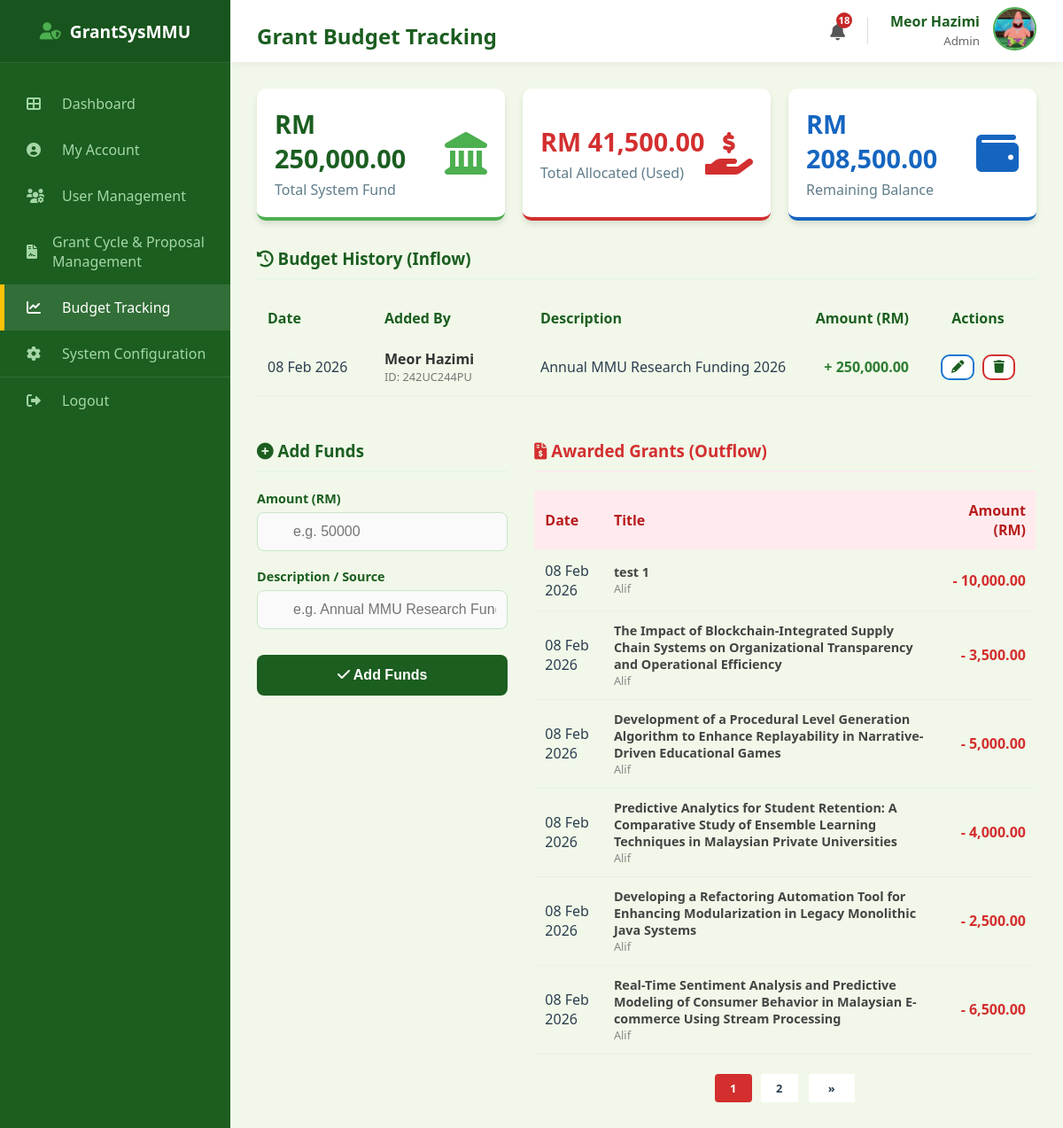
The page /admin/budget (signed in) on the database as committed earlier.
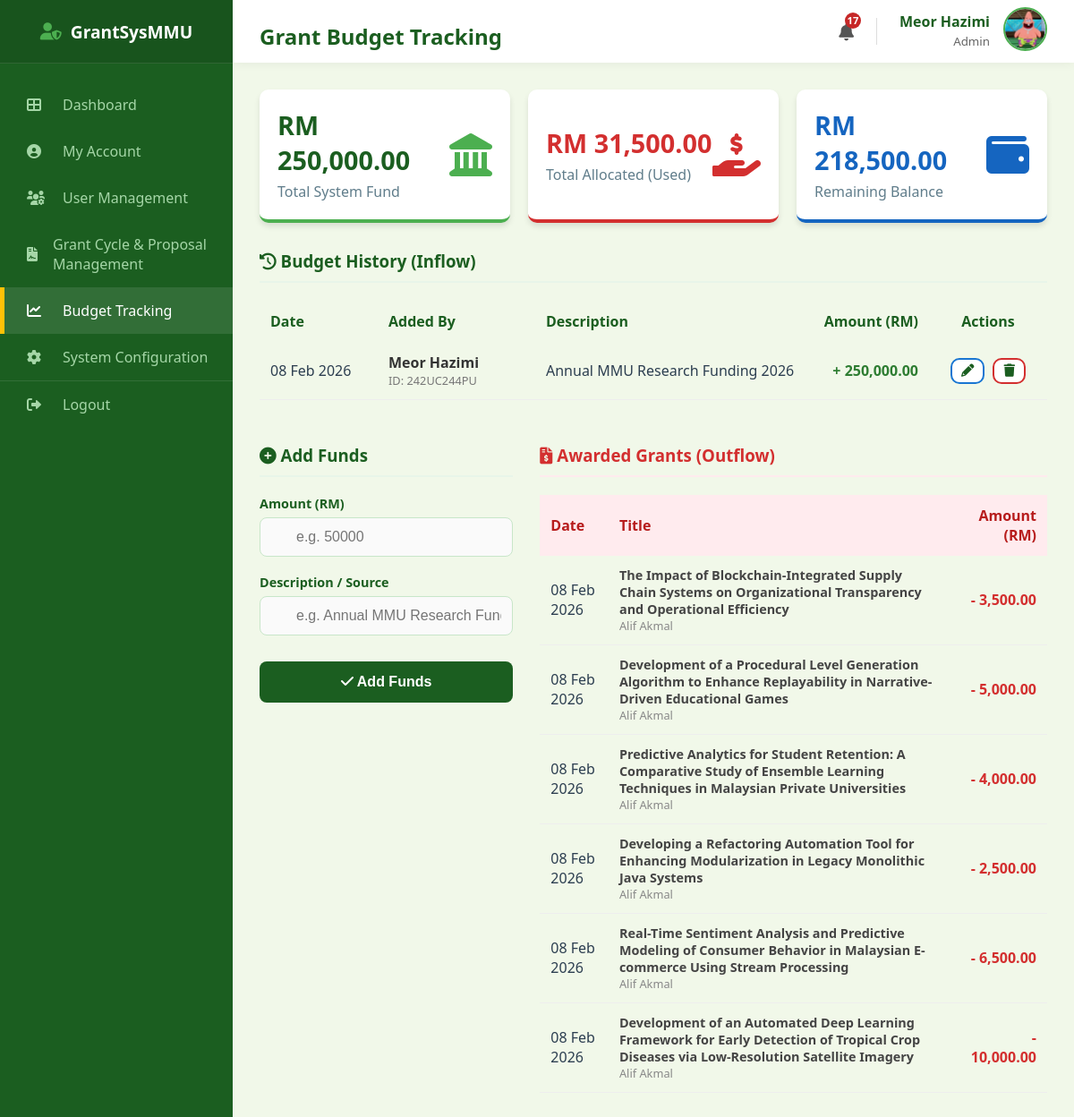
The same page on the database as committed later.
### models.py (models this page shows, shortened)
class Budget(db.Model):
    __tablename__ = "budget"
    budget_id = db.Column(db.Integer, primary_key=True)
    amount = db.Column(db.Float, nullable=False)
    description = db.Column(db.String(255), nullable=False)
    created_at = db.Column(db.DateTime, default=malaysia_now)
    admin_id = db.Column(db.String(50), db.ForeignKey("user.mmu_id"), nullable=False)
    admin = db.relationship("User", backref="budgets_added")

class User(db.Model):
    __tablename__ = "user"
    mmu_id = db.Column(db.String(15), primary_key=True)
    name = db.Column(db.String(150), nullable=False)
    email = db.Column(db.String(100), unique=True, nullable=False)
    password = db.Column(db.String(100), nullable=False)
    faculty = db.Column(db.String(100), nullable=False)
    user_role = db.Column(db.String(25), nullable=False)
    profile_image = db.Column(db.String(20), nullable=False, default="default.jpg")
    phone_number = db.Column(db.String(20), nullable=True)
    admin_profile = db.relationship(
        "Admin", backref="user_info", uselist=False, cascade="all, delete-orphan"
    )
    researcher_profile = db.relationship(
        "Researcher", backref="user_info", uselist=False, cascade="all, delete-orphan"
    )
    reviewer_profile = db.relationship(
        "Reviewer", backref="user_info", uselist=False, cascade="all, delete-orphan"
    )
    hod_profile = db.relationship(
        "HOD", backref="user_info", uselist=False, cascade="all, delete-orphan"
    )

class Grant(db.Model):
    __tablename__ = "grant"
    grant_id = db.Column(db.Integer, primary_key=True)
    grant_amount = db.Column(db.Float, nullable=False)
    award_date = db.Column(db.DateTime, default=malaysia_now)
    proposal_id = db.Column(
        db.Integer, db.ForeignKey("proposal.proposal_id"), nullable=False
    )
    proposal = db.relationship(
        "Proposal", backref=db.backref("grant_award", uselist=False)
    )

class Proposal(db.Model):
    __tablename__ = "proposal"
    proposal_id = db.Column(db.Integer, primary_key=True)
    title = db.Column(db.String(255), nullable=False)
    research_area = db.Column(db.String(100), nullable=False, default="General")
    requested_budget = db.Column(db.Float, nullable=False)
    status = db.Column(db.String(30), nullable=False, default="Draft")
    submission_date = db.Column(db.Date, default=malaysia_now)
    document_file = db.Column(db.String(100), nullable=True)
    review_score = db.Column(db.Integer, nullable=True)
    review_feedback = db.Column(db.Text, nullable=True)
    review_draft = db.Column(db.Text, nullable=True)
    researcher_id = db.Column(
        db.Integer, db.ForeignKey("researcher.researcher_id"), nullable=False
    )
    cycle_id = db.Column(
        db.Integer, db.ForeignKey("grant_cycle.cycle_id"), nullable=False
    )
    assigned_reviewer_id = db.Column(
        db.Integer, db.ForeignKey("reviewer.reviewer_id"), nullable=True
    )
    assigned_hod_id = db.Column(db.Integer, db.ForeignKey("hod.hod_id"), nullable=True)
    reviewer = db.relationship("Reviewer", foreign_keys=[assigned_reviewer_id])
    hod = db.relationship("HOD", foreign_keys=[assigned_hod_id])
    deadlines = db.relationship(
        "Deadline", backref="proposal", cascade="all, delete-orphan"
    )

### routes/admin_routes.py (the view, shortened to what this page needs)
@admin_bp.route("/admin/budget", methods=["GET", "POST"])
def admin_budget_tracking():
    if session.get("role") != "Admin":
        return redirect(url_for("admin.admin_login"))
    total_budget_in = db.session.query(func.sum(Budget.amount)).scalar() or 0.0
    total_grants_out = db.session.query(func.sum(Grant.grant_amount)).scalar() or 0.0
    current_balance = total_budget_in - total_grants_out
    budget_history = Budget.query.order_by(Budget.created_at.desc()).all()
    page = request.args.get("page", 1, type=int)
    per_page = 6
    active_grants = Grant.query.order_by(Grant.award_date.desc()).paginate(
        page=page, per_page=per_page, error_out=False
    )
    return render_template(
        "admin_budget_tracking.html",
        user=User.query.get(session["user_id"]),
        total_fund=total_budget_in,
        total_allocated=total_grants_out,
        current_balance=current_balance,
        budget_history=budget_history,
        active_grants=active_grants,
    )

### main.py (called while the page is built)
@app.context_processor
def inject_notifications():
    if "user_id" in session:
        unread = Notification.query.filter_by(recipient_id=session["user_id"], is_read=False).count()
        return dict(unread_notifications=unread)
    return dict(unread_notifications=0)

### templates/admin_budget_tracking.html (shortened to what the changed rows need)
<!DOCTYPE html>
<html lang="en">
<head>
    <link rel="stylesheet" type="text/css" href="{{ url_for('static', filename='style.css') }}">
    <link rel="stylesheet" href="https://cdnjs.cloudflare.com/ajax/libs/font-awesome/6.0.0/css/all.min.css">
</head>
<body>
    <div class="dashboard-container">
        <div class="main-content">
            <div class="top-bar">
                <h2>Grant Budget Tracking</h2>
                <div style="display: flex; align-items: center; gap: 25px;">
                    <a href="{{ url_for('auth.view_notifications') }}"
                        style="position: relative; color: #555; font-size: 1.2rem; text-decoration: none;">
                        <i class="fas fa-bell"></i>
                        {% if unread_notifications > 0 %}
                        <span
                            style="position: absolute; top: -8px; right: -8px; background: #c62828; color: white; border-radius: 50%; width: 18px; height: 18px; font-size: 0.7rem; display: flex; align-items: center; justify-content: center; font-weight: bold;">
                            {{ unread_notifications }}
                        </span>
                        {% endif %}
                    </a>
                </div>
            </div>
            <div class="content-wrapper">
                <div class="stats-grid">
                    <div class="stat-card" style="border-bottom-color: #d32f2f;">
                        <div class="stat-info">
                            <h3 style="color: #d32f2f; font-size: 1.8rem;">RM {{ "{:,.2f}".format(total_allocated) }}
                            </h3>
                            <p>Total Allocated (Used)</p>
                        </div>
                    </div>
                    <div class="stat-card" style="border-bottom-color: #1565c0;">
                        <div class="stat-info">
                            <h3 style="color: #1565c0; font-size: 1.8rem;">RM {{ "{:,.2f}".format(current_balance) }}
                            </h3>
                            <p>Remaining Balance</p>
                        </div>
                    </div>
                </div>
                <div class="section-card" style="margin-top: 30px; margin-bottom: 30px;">
                    <table style="width: 100%; border-collapse: collapse;">
                        <thead>
                            <tr style="background: #f1f8e9; color: #1b5e20;">
                                <th style="padding: 12px; text-align: left; width: 15%;">Date</th>
                                <th style="padding: 12px; text-align: left; width: 20%;">Added By</th>
                                <th style="padding: 12px; text-align: left; width: 35%;">Description</th>
                                <th style="padding: 12px; text-align: right; width: 15%;">Amount (RM)</th>
                                <th style="padding: 12px; text-align: center; width: 15%;">Actions</th>
                            </tr>
                        </thead>
                        <tbody>
                            {% for item in budget_history %}
                            <tr style="border-bottom: 1px solid #eee;">
                                <form action="{{ url_for('admin.admin_edit_budget', budget_id=item.budget_id) }}" method="POST">
                                    <td style="padding: 12px;">{{ item.created_at.strftime('%d %b %Y') }}</td>
                                    <td style="padding: 12px;">
                                        <div style="font-weight: bold; color: #333;">{{ item.admin.name }}</div>
                                        <div style="font-size: 0.8rem; color: #777;">ID: {{ item.admin_id }}</div>
                                    </td>
                                    <td style="padding: 12px;">
                                        <span class="view-mode-{{ item.budget_id }}">{{ item.description }}</span>
                                    </td>
                                    <td style="padding: 12px; text-align: right;">
                                        <span class="view-mode-{{ item.budget_id }}" style="font-weight: bold; color: #2e7d32;">
                                            + {{ "{:,.2f}".format(item.amount) }}
                                        </span>
                                    </td>
                                    <td style="padding: 12px; text-align: center;">
                                        {% if item.admin_id == user.mmu_id %}
                                            <button type="button" onclick="toggleEdit('{{ item.budget_id }}')"
                                                class="btn-outline view-mode-{{ item.budget_id }}"
                                                style="display: inline-block; padding: 5px 10px; font-size: 0.8rem; color: #1976d2; border-color: #1976d2;">
                                                <i class="fas fa-pencil-alt" style="font-size: 0.9rem; margin: 0;"></i>
                                            </button>
                                            <button type="submit" form="delete-form-{{ item.budget_id }}"
                                                class="btn-outline view-mode-{{ item.budget_id }}"
                                                style="display: inline-block; padding: 5px 10px; font-size: 0.8rem; color: #d32f2f; border-color: #d32f2f; margin-left: 5px;"
                                                onclick="return confirm('Are you sure you want to delete this entry?');">
                                                <i class="fas fa-trash" style="font-size: 0.9rem; margin: 0;"></i>
                                            </button>
                                        {% else %}
                                            <span style="color: #999; font-size: 0.85rem;">
                                                <i class="fas fa-lock"></i> Locked
                                            </span>
                                        {% endif %}
                                    </td>
                                </form>
                            </tr>
                            {% else %}
                            <tr>
                                <td colspan="5" style="padding: 20px; text-align: center; color: #999;">No budget added yet.</td>
                            </tr>
                            {% endfor %}
                        </tbody>
                    </table>
                </div>
                <div style="display: grid; grid-template-columns: 1fr 2fr; gap: 30px;">
                    <div class="section-card">
                        <table style="width: 100%; border-collapse: collapse;">
                            <thead>
                                <tr style="background: #ffebee; color: #b71c1c;">
                                    <th style="padding: 12px; text-align: left;">Date</th>
                                    <th style="padding: 12px; text-align: left;">Title</th>
                                    <th style="padding: 12px; text-align: right;">Amount (RM)</th>
                                </tr>
                            </thead>
                            <tbody>
                                {% for grant in active_grants.items %}
                                <tr style="border-bottom: 1px solid #eee;">
                                    <td style="padding: 12px;">{{ grant.award_date.strftime('%d %b %Y') }}</td>
                                    <td style="padding: 12px;">
                                        <div style="font-weight: bold; color: #444; font-size: 0.9rem;">{{ grant.proposal.title }}</div>
                                        <div style="font-size: 0.8rem; color: #888;">{{ grant.proposal.researcher.user_info.name }}</div>
                                    </td>
                                    <td style="padding: 12px; text-align: right; font-weight: bold; color: #d32f2f;">
                                        - {{ "{:,.2f}".format(grant.grant_amount) }}
                                    </td>
                                </tr>
                                {% else %}
                                <tr>
                                    <td colspan="3" style="padding: 20px; text-align: center; color: #999;">No grants awarded yet.</td>
                                </tr>
                                {% endfor %}
                            </tbody>
                        </table>
                        {% if active_grants.pages > 1 %}
                        <div style="margin-top: 20px; display: flex; justify-content: center; align-items: center; gap: 8px;">
                            {% for page_num in active_grants.iter_pages(left_edge=1, right_edge=1, left_current=1, right_current=1) %}
                                {% if page_num %}
                                    {% if active_grants.page == page_num %}
                                        <span style="min-width: 32px; height: 32px; padding: 0 5px; display: flex; align-items: center; justify-content: center; background-color: #d32f2f; color: white; border-radius: 4px; font-size: 0.8rem; font-weight: bold; cursor: default;">
                                            {{ page_num }}
                                        </span>
                                    {% else %}
                                        <a href="{{ url_for('admin.admin_budget_tracking', page=page_num) }}"
                                           class="btn-outline"
                                           style="min-width: 32px; height: 32px; padding: 0 5px; display: flex; align-items: center; justify-content: center; font-size: 0.8rem; border-radius: 4px; text-decoration: none;">
                                           {{ page_num }}
                                        </a>
                                    {% endif %}
                                {% else %}
                                    <span style="color: #999; font-size: 0.8rem;">...</span>
                                {% endif %}
                            {% endfor %}
                            {% if active_grants.has_next %}
                                <a href="{{ url_for('admin.admin_budget_tracking', page=active_grants.next_num) }}"
                                   class="btn-outline"
                                   style="min-width: 32px; height: 32px; padding: 0 10px; display: flex; align-items: center; justify-content: center; font-size: 0.8rem; border-radius: 4px; text-decoration: none;">
                                   &raquo;
                                </a>
                            {% endif %}
                        </div>
                        {% endif %}
                    </div>
                </div>
            </div>
        </div>
    </div>
</body>
</html>

Rows that differ between the two databases and show on the page:
removed Grant: award_date "08 Feb 2026", proposal "test 1", proposal.researcher.user_info.name "Alif", grant_amount "10,000.00"
changed through a linked row, Grant (number 1 of 6 on the later page): proposal.researcher.user_info.name "Alif" → "Alif Akmal"
changed through a linked row, Grant (number 2 of 6 on the later page): proposal.researcher.user_info.name "Alif" → "Alif Akmal"
changed through a linked row, Grant (number 3 of 6 on the later page): proposal.researcher.user_info.name "Alif" → "Alif Akmal"
changed through a linked row, Grant (number 4 of 6 on the later page): proposal.researcher.user_info.name "Alif" → "Alif Akmal"
changed through a linked row, Grant (number 5 of 6 on the later page): proposal.researcher.user_info.name "Alif" → "Alif Akmal"
now on this page (row unchanged): Grant: award_date "08 Feb 2026", proposal "Development of an Automated Deep Learning Framework for Early Detection of Tropical Crop Diseases via Low-Resolution Satellite Imagery", proposal.researcher.user_info.name "Alif Akmal", grant_amount "10,000.00"
Other text that changed with them:
{{ unread_notifications }}: "18" → "17"
{{ "{:,.2f}".format(total_allocated) }}: "41,500.00" → "31,500.00"
{{ "{:,.2f}".format(current_balance) }}: "208,500.00" → "218,500.00"
list line gone: "1"
list line gone: "2"
